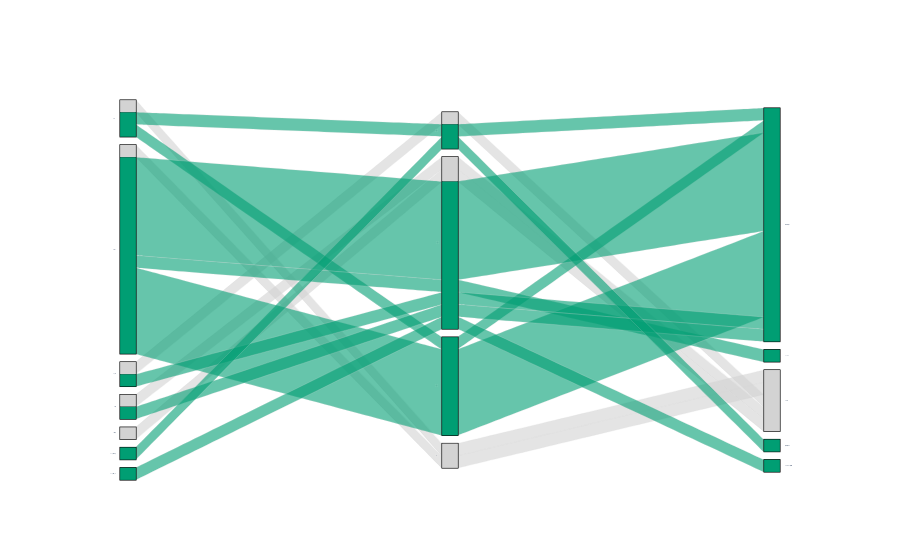

Notebook code cell kept with this figure:
### Code cell
import plotly.graph_objects as go

# Replot with small text for editing outside
# plotly defaults

# 1) Equity in what
# 2) Equity for whom
# 3) Equity why
# Color by ethically grounded
import plotly.graph_objects as go

eqm_plot = eqm[eqm['meas_scale'] == 'Yes']

# Create dimensions
what_dim = go.parcats.Dimension(
    values=eqm_plot['what_dist'],
)

whom_dim = go.parcats.Dimension(
    # Helps for the image touch-up
    values=eqm_plot['whom_dist'].str[0],
)

why_dim = go.parcats.Dimension(
    values=eqm_plot['equity_why'],
)


# Create parcats trace
color = np.where(eqm_plot['equity_why'] == 'Not Stated',
                  0, 1)
colorscale = [[0, '#D3D3D3'], [1, '#009E73']]

fig = go.Figure(data = [go.Parcats(dimensions=[what_dim,
                                               whom_dim,
                                               why_dim],
        line={'color': color,
              'colorscale': colorscale},
        hoveron='color', hoverinfo='count',
        tickfont={'size': 1, 'family': 'Times'},
        arrangement='freeform')]
              )
fig.update_layout(
    autosize=True)

fig.show()

### Figure 1 — Plotly figure (JSON) as saved in the notebook; plotly's stock layout.template omitted (floating-point values rounded to 4 significant figures)
{"data": [{"arrangement": "freeform", "dimensions": [{"values": ["Risk", "Benefits", "Benefits", "Risk", "Benefits", "Benefits", "Benefits", "Benefits", "Benefits", "Benefits", "Benefits", "Benefits", "Exposure", "Recovery", "Vulnerability", "Risk", "Benefits", "Benefits", "Benefits", "Benefits", "Benefits", "Benefits", "Benefits", "Recovery", "Adaptation Funding", "Exposure", "Adaptation Impact"]}, {"values": ["S", "I", "I", "L", "L", "L", "L", "L", "L", "L", "L", "I", "I", "I", "I", "R", "R", "I", "I", "I", "I", "I", "I", "I", "S", "S", "I"]}, {"values": ["Invoke a Moral Principle", "Invoke a Moral Principle", "Ad Hoc", "Invoke a Moral Principle", "Invoke a Moral Principle", "Invoke a Moral Principle", "Invoke a Moral Principle", "Invoke a Moral Principle", "Invoke a Moral Principle", "Invoke a Moral Principle", "Invoke a Moral Principle", "Invoke a Moral Principle", "Invoke a Moral Principle", "Invoke a Moral Principle", "Not Stated", "Not Stated", "Not Stated", "Invoke a Moral Principle", "Invoke a Moral Principle", "Invoke a Moral Principle", "Invoke a Moral Principle", "Invoke a Moral Principle", "Invoke a Moral Principle", "Not Stated", "Interpret a Policy Mandate", "Not Stated", "Reflect Community Preferences"]}], "hoverinfo": "count", "hoveron": "color", "line": {"color": [1, 1, 1, 1, 1, 1, 1, 1, 1, 1, 1, 1, 1, 1, 0, 0, 0, 1, 1, 1, 1, 1, 1, 0, 1, 0, 1], "colorscale": [[0, "#D3D3D3"], [1, "#009E73"]]}, "tickfont": {"family": "Times", "size": 1}, "type": "parcats"}], "layout": {"autosize": true}}
